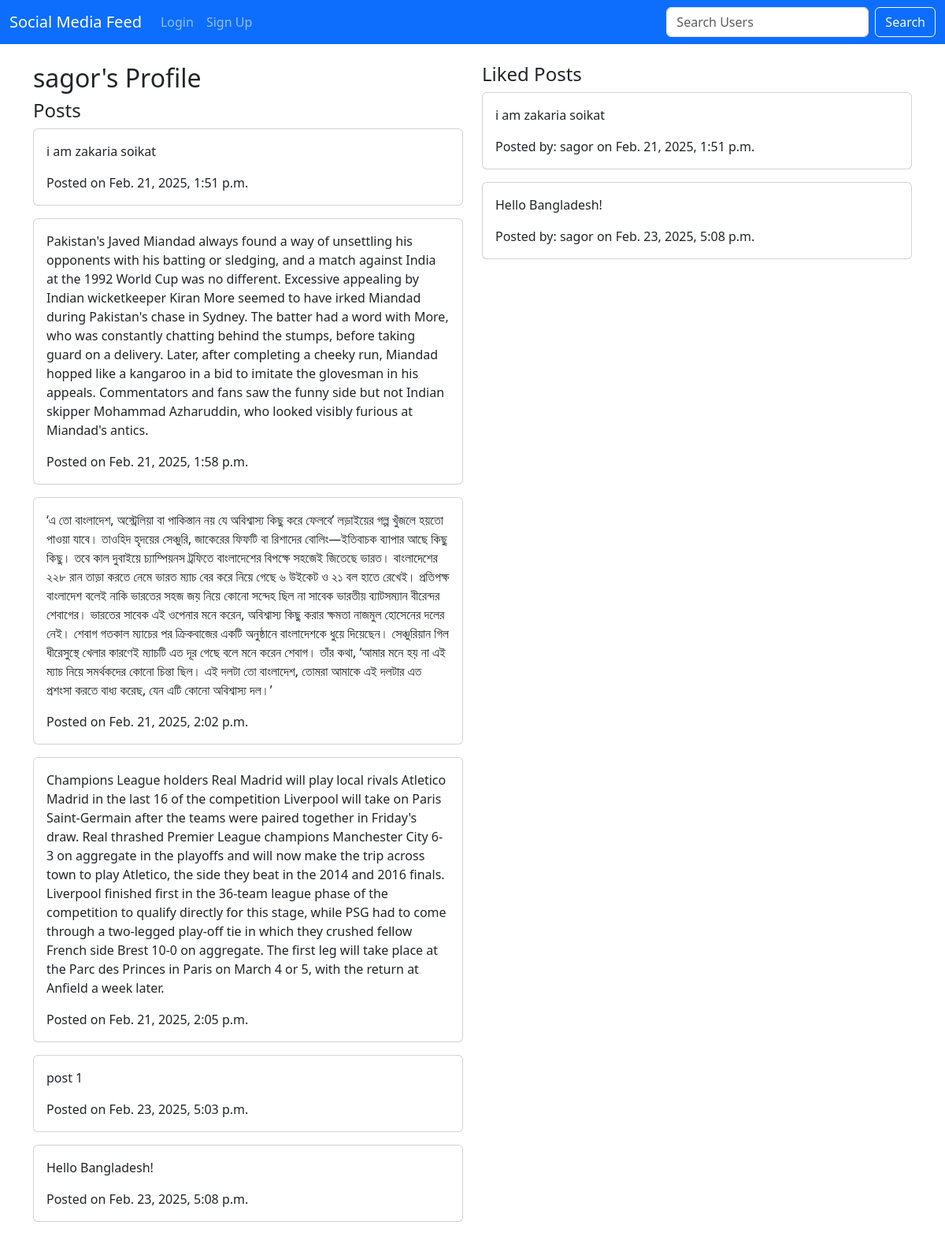
/profile/sagor/, run on the app's committed database.
### core/models.py (models this page shows, shortened)
class Post(models.Model):
    content = models.TextField()
    user = models.ForeignKey(User, on_delete=models.CASCADE, related_name='posts')
    created_at = models.DateTimeField(auto_now_add=True)
    updated_at = models.DateTimeField(auto_now=True)

class Like(models.Model):
    user = models.ForeignKey(User, on_delete=models.CASCADE, related_name='likes')
    post = models.ForeignKey(Post, on_delete=models.CASCADE, related_name='likes')

### core/views.py (the view)
# urls.py: re_path(r'^profile/(?!change-username/)(?P<username>\w+)/$', views.user_profile, name='user_profile'),
def user_profile(request, username):
    user = get_object_or_404(User, username=username)
    posts = Post.objects.filter(user=user)
    likes = Like.objects.filter(user=user)
    context = {
        'profile_user': user,
        'posts': posts,
        'likes': likes,
    }
    return render(request, 'user_profile.html', context)

### core/templates/user_profile.html (shortened to what this page needs)
{% extends 'base.html' %}
{% block content %}
  <div class="row">
    <div class="col-md-6">
      <h2>{{ profile_user.username }}'s Profile</h2>
      <h4>Posts</h4>
      {% for post in posts %}
        <div class="card mb-3">
          <div class="card-body">
            <p class="card-text">{{ post.content }}</p>
            <p class="card-text">Posted on {{ post.created_at }}</p>
          </div>
        </div>
        {% empty %}
        <p>No posts yet.</p>
      {% endfor %}
    </div>
    <div class="col-md-6">
      <h4>Liked Posts</h4>
      {% for like in likes %}
        <div class="card mb-3">
          <div class="card-body">
            <p class="card-text">{{ like.post.content }}</p>
            <p class="card-text">Posted by: {{ like.post.user.username }} on {{ like.post.created_at }}</p>
          </div>
        </div>
        {% empty %}
        <p>No liked posts yet.</p>
      {% endfor %}
    </div>
  </div>
{% endblock %}

### data on the page
Post: content "i am zakaria soikat", created_at "Feb. 21, 2025, 1:51 p.m."
Post: content "Pakistan's Javed Miandad always found a way of unsettling his opponents with his batting or sledging, and a match against India at the 1992 World Cup was no different. Excessive appealing by Indian wicketkeeper Kiran More seemed to have irked Miandad during Pakistan's chase in Sydney. The batter had a word with More, who was constantly chatting behind the stumps, before taking guard on a delivery. Later, after completing a cheeky run, Miandad hopped like a kangaroo in a bid to imitate the glovesman in his appeals. Commentators and fans saw the funny side but not Indian skipper Mohammad Azharuddin, who looked visibly furious at Miandad's antics.", created_at "Feb. 21, 2025, 1:58 p.m."
Post: content "‘এ তো বাংলাদেশ, অস্ট্রেলিয়া বা পাকিস্তান নয় যে অবিশ্বাস্য কিছু করে ফেলবে’ লড়াইয়ের গল্প খুঁজলে হয়তো পাওয়া যাবে। তাওহিদ হৃদয়ের সেঞ্চুরি, জাকেরের ফিফটি বা রিশাদের বোলিং—ইতিবাচক ব্যাপার আছে কিছু কিছু। তবে কাল দুবাইয়ে চ্যাম্পিয়নস ট্রফিতে বাংলাদেশের বিপক্ষে সহজেই জিতেছে ভারত। বাংলাদেশের ২২৮ রান তাড়া করতে নেমে ভারত ম্যাচ বের করে নিয়ে গেছে ৬ উইকেট ও ২১ বল হাতে রেখেই। প্রতিপক্ষ বাংলাদেশ বলেই নাকি ভারতের সহজ জয় নিয়ে কোনো সন্দেহ ছিল না সাবেক ভারতীয় ব্যাটসম্যান বীরেন্দর শেবাগের। ভারতের সাবেক এই ওপেনার মনে করেন, অবিশ্বাস্য কিছু করার ক্ষমতা নাজমুল হোসেনের দলের নেই। শেবাগ গতকাল ম্যাচের পর ক্রিকবাজের একটি অনুষ্ঠানে বাংলাদেশকে ধুয়ে দিয়েছেন। সেঞ্চুরিয়ান গিল ধীরেসুস্থে খেলার কারণেই ম্যাচটি এত দূর গেছে বলে…", created_at "Feb. 21, 2025, 2:02 p.m."
Post: content "Champions League holders Real Madrid will play local rivals Atletico Madrid in the last 16 of the competition Liverpool will take on Paris Saint-Germain after the teams were paired together in Friday's draw. Real thrashed Premier League champions Manchester City 6-3 on aggregate in the playoffs and will now make the trip across town to play Atletico, the side they beat in the 2014 and 2016 finals. Liverpool finished first in the 36-team league phase of the competition to qualify directly for this stage, while PSG had to come through a two-legged play-off tie in which they crushed fellow French side Brest 10-0 on aggregate. The first leg will take place at the Parc des Princes in Paris on…", created_at "Feb. 21, 2025, 2:05 p.m."
Post: content "post 1", created_at "Feb. 23, 2025, 5:03 p.m."
Post: content "Hello Bangladesh!", created_at "Feb. 23, 2025, 5:08 p.m."
Like: post.content "i am zakaria soikat", post.user.username "sagor", post.created_at "Feb. 21, 2025, 1:51 p.m."
Like: post.content "Hello Bangladesh!", post.user.username "sagor", post.created_at "Feb. 23, 2025, 5:08 p.m."

### other printed values
{{ profile_user.username }} "sagor"
